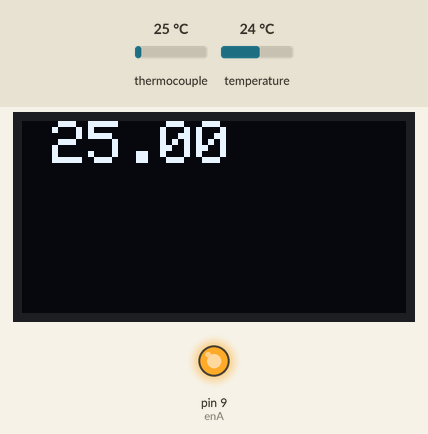
Bench run of a sketch on a simulated Arduino Leonardo, built with avr-gcc and run on an emulated ATmega32U4. On the bench: 128×64 one-colour display, output pins drawn as LEDs (lit = HIGH). Inputs (shaded band) come from the test bench; at power-on: thermocouple 25 °C, temperature 24 °C. What the sketch prints to the serial monitor is not drawn.

Above: at 1.7 s.
1.8 s: thermocouple set to 6 °C
At 5.8 s:
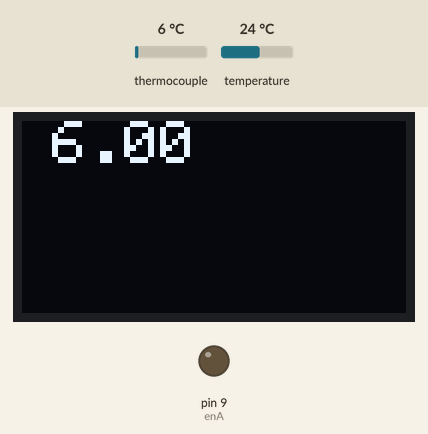
5.9 s: thermocouple set to 75 °C
At 8.5 s:
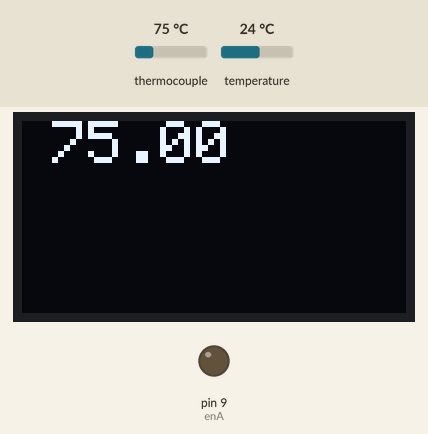
9.2 s: thermocouple set to 150 °C
At 11.7 s:
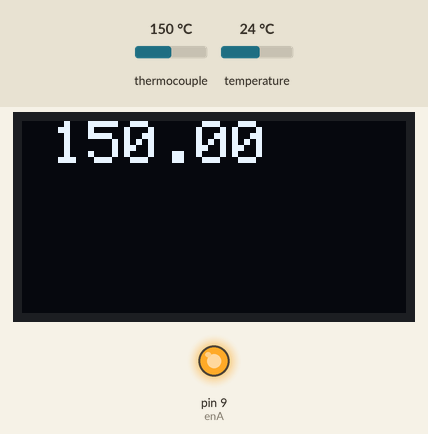
Timing chart, 0 to 16.5 s (numbered marks = the images above; inputs shaded):
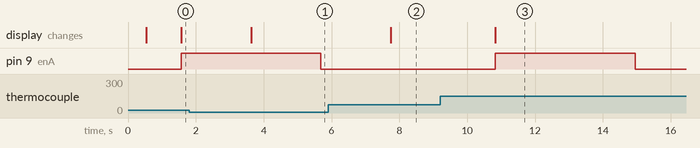

The sketch:

temp-controll-with-screen.ino
```cpp
/*********
  Rui Santos
  Complete project details at https://randomnerdtutorials.com
*********/

#include <Wire.h> // A4 = SDA, A5 = SCL
#include <Adafruit_GFX.h>
#include <Adafruit_SSD1306.h>

// r- vin, g-3v0,black-gnd,y-do,white-cs,blue-clk
#include <SPI.h>
#include "Adafruit_MAX31855.h"

#include "utilities.h"

#define SCREEN_WIDTH 128 // OLED display width, in pixels
#define SCREEN_HEIGHT 64 // OLED display height, in pixels

// Declaration for an SSD1306 display connected to I2C (SDA, SCL pins)

Adafruit_SSD1306 display(SCREEN_WIDTH, SCREEN_HEIGHT, &Wire, -1);


#define MAXDO   3
#define MAXCS   4
#define MAXCLK  5

Adafruit_MAX31855 thermocouple(MAXCLK, MAXCS, MAXDO);


void setup() {
    Serial.begin(115200);

    while (!Serial) delay(1); // wait for Serial on Leonardo/Zero, etc
    Serial.println("MAX31855 test");
    // wait for MAX chip to stabilize
    delay(500);
    Serial.print("Initializing sensor...");
    if (!thermocouple.begin()) {
      Serial.println("ERROR.");
      while (1) delay(10);
    }
    Serial.println("DONE.");


  if(!display.begin(SSD1306_SWITCHCAPVCC, 0x3C)) { // Address 0x3D for 128x64
    Serial.println(F("SSD1306 allocation failed"));
    for(;;);
  }
}

void loop() {
  // basic readout test, just print the current temp
   Serial.print("Internal Temp = ");
   Serial.println(thermocouple.readInternal());

   double c = thermocouple.readCelsius();
   if (isnan(c)) {
     Serial.println("Something wrong with thermocouple!");
   }
   else {
     Serial.print("C = ");
     Serial.println(c);
   }
   //Serial.print("F = ");
   //Serial.println(thermocouple.readFahrenheit());

   delay(1000);
   testtext(c);
   reactOnTemp(c,195); // change 195 to what temperature you want to hold
}


void testtext(double data) {
  display.clearDisplay();

  display.setTextSize(2); // Draw 2X-scale text
  display.setTextColor(SSD1306_WHITE);
  display.setCursor(10, 0);
  display.println(String(data));
  display.display();      // Show initial text
}
```

utilities.cpp
```cpp
#include "utilities.h"


bool trigger = false;

//unsigned long previousTime = 0;


long onTime = 3500;
long offTime = 5000;

unsigned long onTimestamp = 0;
long offTimestamp = -offTime;


void reactOnTemp(double temperature, double maxTemp) {

  if(!trigger && temperature<(maxTemp-10) && (millis() - offTimestamp) >= offTime)
  {
    trigger = true;
    onTimestamp = millis();
    MConOFF("ON");
  }
  else if((temperature>=maxTemp) || (trigger && (millis() - onTimestamp) >= onTime))
  {
    trigger = false;
    offTimestamp = millis();
    MConOFF("OFF");
  }
}


void MConOFF(String set) {
  if (set == "ON") {
    digitalWrite(in1, HIGH);
    digitalWrite(in2, LOW);
    analogWrite(enA, 255);
  }
  if (set == "OFF") {
    digitalWrite(in1, LOW);
    digitalWrite(in2, LOW);
    analogWrite(enA, 0);
  }
}
```

utilities.h
```cpp
#pragma once

#include <Arduino.h>

#define enA 9
#define in1 6
#define in2 7


void reactOnTemp(double temperature, double maxTemp=200);
void MConOFF(String set);
```

Measured:
- after the input at 1.8 s, the display: changes after 1.8 s (image 1)
- after the input at 5.9 s, the display: changes after 1.8 s (image 2)
- after the input at 9.2 s, the display: changes after 1.6 s (image 3)
